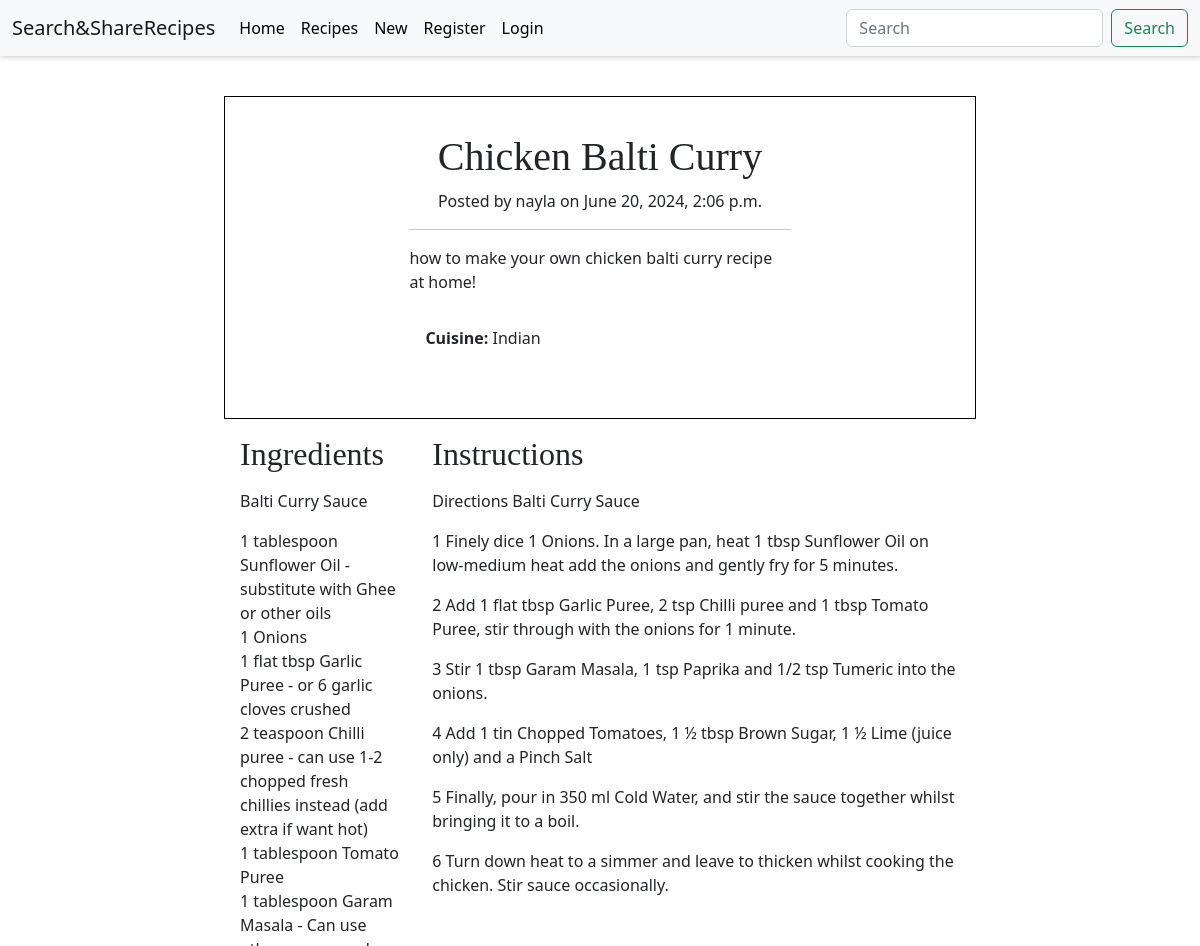
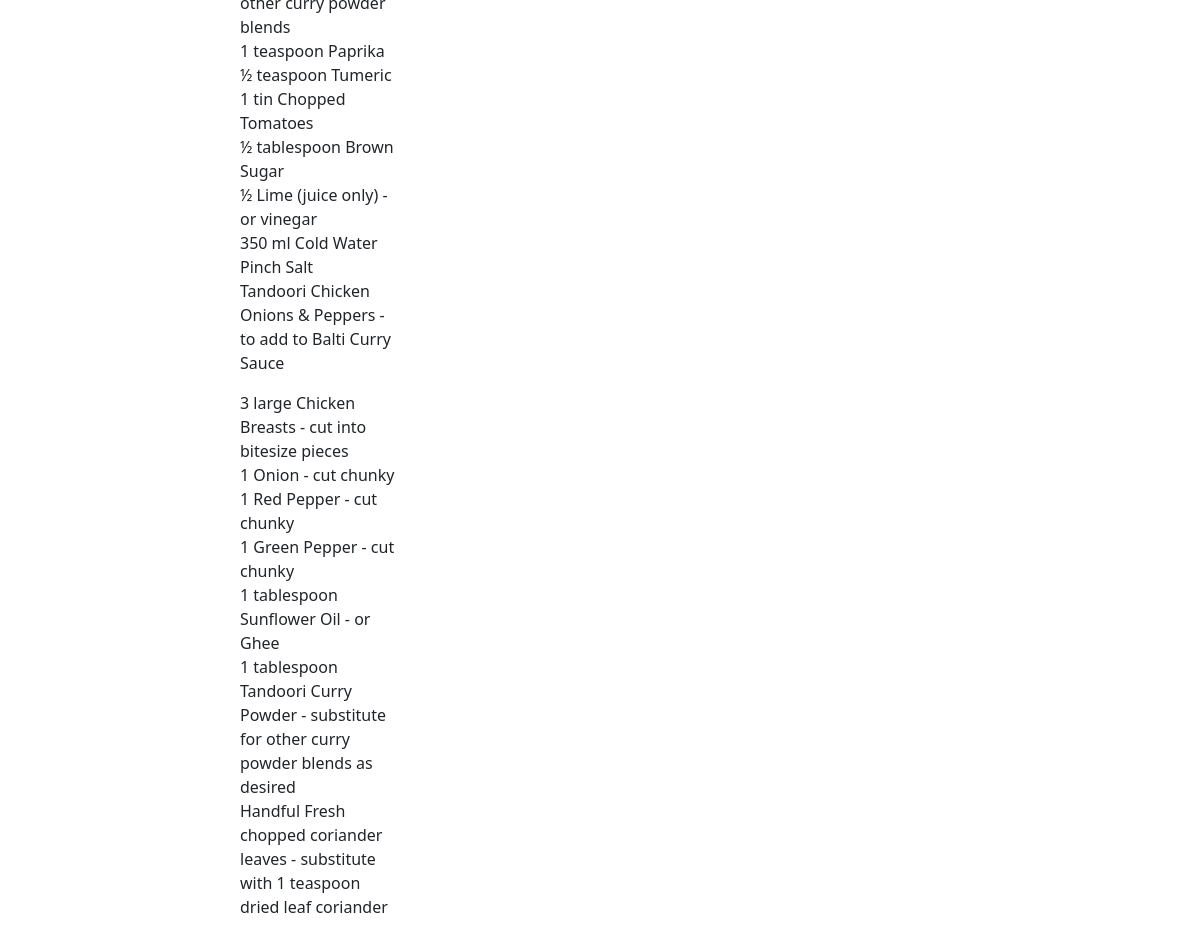
Page /4/ on the committed database (2 pictures, top to bottom).
### recipes_app/models.py (models this page shows, shortened)
class Recipe(models.Model):
    user = models.ForeignKey(
        User, related_name="recipe_owner", on_delete=models.CASCADE
    )
    title = models.CharField(max_length=300, null=False, blank=False)
    description = models.CharField(max_length=500, null=False, blank=False)
    instructions = RichTextField(max_length=10000, null=False, blank=False)
    ingredients = RichTextField(max_length=10000, null=False, blank=False)
    meal_type = models.CharField(max_length=50, choices=MEAL_TYPES, default="breakfast")
    cuisine_types = models.CharField(
        max_length=50, choices=CUISINE_TYPES, default="italian"
    )
    posted_date = models.DateTimeField(auto_now=True)
    class Meta:
        ordering = ["-posted_date"]

### recipes_app/views.py (the view)
# urls.py: path("<slug:pk>/", views.RecipeDetail.as_view(), name="recipe_details"),
class RecipeDetail(DetailView):
    template_name = "recipes/recipe_details.html"
    model = models.Recipe
    context_object_name = "recipe"

### recipes_app/templates/recipes/recipe_details.html (shortened to what this page needs)
{% extends 'recipes/base.html' %}
{% block content %}
    <div class="container">
        <div class="recipe-info mt-3 p-1">
            <div class="recipe-detail">
                <h1 class="text-center">{{ recipe.title }}</h1>
                <p class="text-center">Posted by {{recipe.user}} on {{recipe.posted_date}}</p>
                <hr>
                <p>{{recipe.description}}</p>
                <p class="p-3"><strong>Cuisine: </strong> {{ recipe.cuisine_types|title }}</p>
            </div>
        </div>
        <div class="recipe-container">
            <div class="ingredients p-3">
                <h2>Ingredients</h2>
                <p>{{ recipe.ingredients|safe }}</p>
            </div>
            <div class="instructions p-3">
                <h2>Instructions</h2>
                <p>{{ recipe.instructions|safe }}</p>
            </div>
        </div>
    </div>
{% endblock %}

### recipes_app/static/css/base.css (style rules this page uses)
:root { --title: 'EB Garamond', serif; --main-font: 'Roboto', serif; --background: #3f006a0f; --blue: #0d6efd; --black: #000; --off-white: #f6f6f6; --white: #fff; --orange: #ffbf50; --smal-box-shadow: 1px -1px 7px 0 #00000061; --border: 1px solid #00000030; }
html, body { height: 100%; }
body { display: flex; flex-direction: column; font-family: var(--main-font); }
h1, h2, h3, h4, h5, h6 { font-family: var(--title); }
.recipe-info { display: flex; flex-direction: column; justify-content: center; }
.recipe-container { display: flex; flex-direction: column; }
.ingredients, .instructions, .recipe-detail { width: 100%; }
@media screen and (min-width: 62.5em) { .recipe-info { flex-direction: row; border: 1px solid var(--black); } }
@media screen and (min-width: 62.5em) { .recipe-detail { width: 60%; padding: 2rem; } }
@media screen and (min-width: 62.5em) { .recipe-container { flex-direction: row; } }
@media screen and (min-width: 62.5em) { .ingredients { width: 33.33%; } }

### rows in the picture
Recipe: title "Chicken Balti Curry", user "nayla", posted_date "June 20, 2024, 2:06 p.m.", description "how to make your own chicken balti curry recipe at home!", cuisine_types "Indian", ingredients "Balti Curry Sauce 1 tablespoon Sunflower Oil - substitute with Ghee or other oils 1 Onions 1 flat tbsp Garlic Puree - or 6 garlic cloves crushed 2 teaspoon Chilli puree - can use 1-2 chopped fresh chillies instead (add extra if want hot) 1 tablespoon Tomato Puree 1 tablespoon Garam Masala - Can use other curry powder blends 1 teaspoon Paprika ½ teaspoon Tumeric 1 tin Chopped Tomatoes ½ tablespoon Brown Sugar ½ Lime (juice only) - or vinegar 350 ml Cold Water Pinch Salt Tandoori Chicken Onions & Peppers - to add to Balti Curry Sauce 3 large Chicken Breasts - cut into bitesize pieces 1 Onion - cut chunky 1 Red Pepper - cut chunky 1 Green Pepper - cut chunky 1 tablespoon Sunflower Oil - or…", instructions "Directions Balti Curry Sauce 1 Finely dice 1 Onions. In a large pan, heat 1 tbsp Sunflower Oil on low-medium heat add the onions and gently fry for 5 minutes. 2 Add 1 flat tbsp Garlic Puree, 2 tsp Chilli puree and 1 tbsp Tomato Puree, stir through with the onions for 1 minute. 3 Stir 1 tbsp Garam Masala, 1 tsp Paprika and 1/2 tsp Tumeric into the onions. 4 Add 1 tin Chopped Tomatoes, 1 ½ tbsp Brown Sugar, 1 ½ Lime (juice only) and a Pinch Salt 5 Finally, pour in 350 ml Cold Water, and stir the sauce together whilst bringing it to a boil. 6 Turn down heat to a simmer and leave to thicken whilst cooking the chicken. Stir sauce occasionally."
